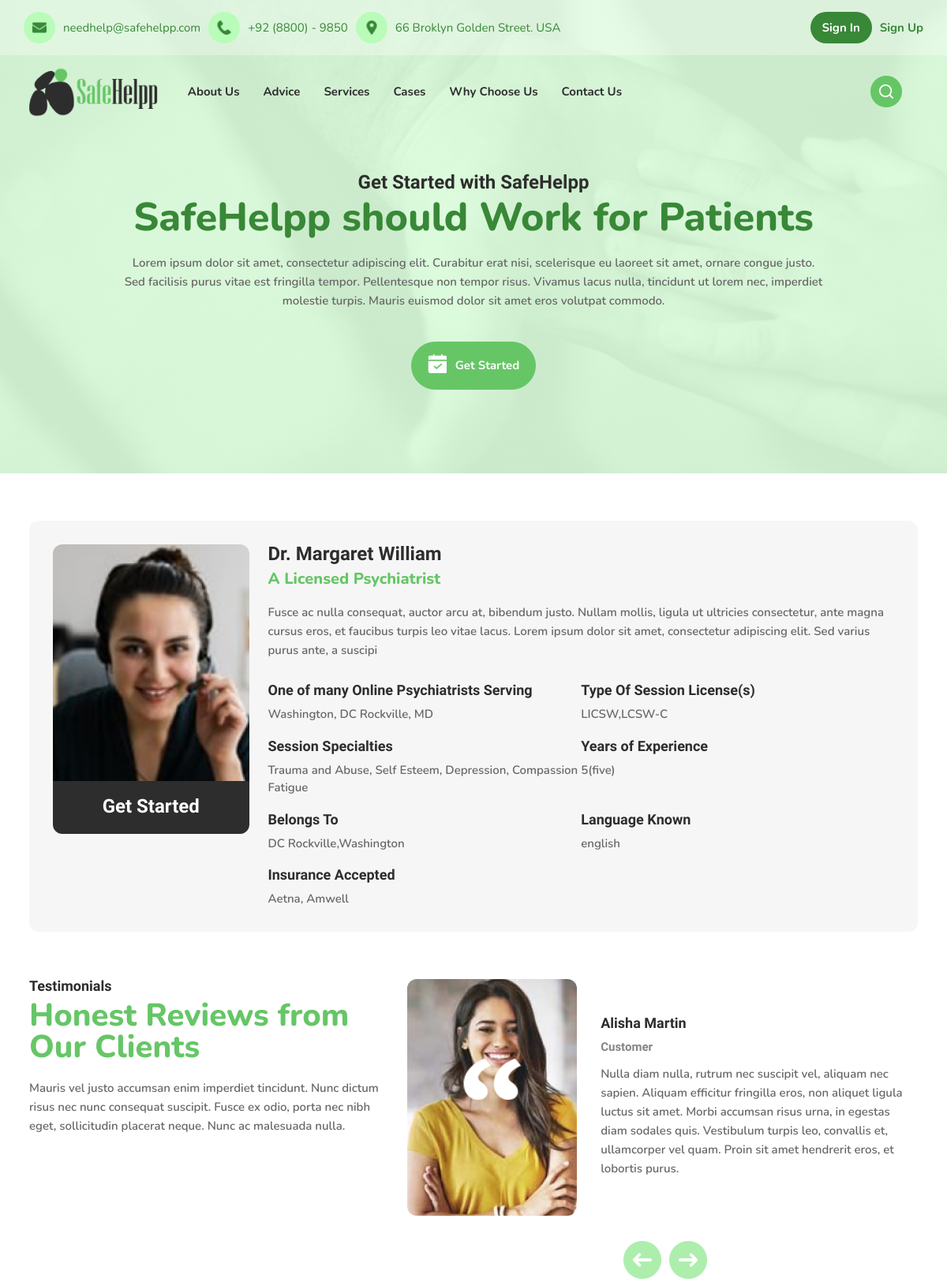
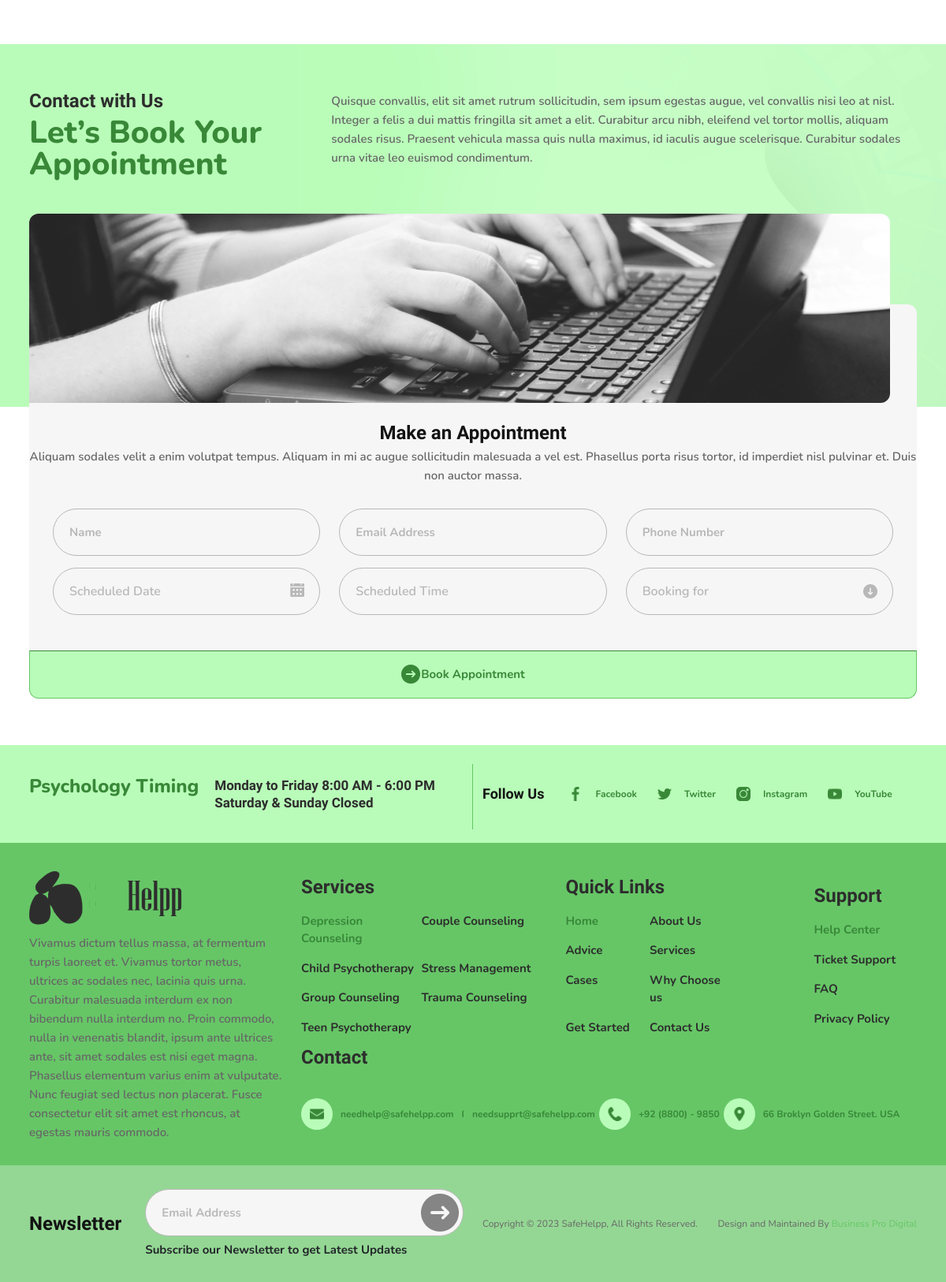
/psychiatrist/single.php?id=SH655f322253b57, run on the app's committed database (2 pictures, top to bottom).
### tables this page shows
CREATE TABLE `therapist_profile` (
  `id` int(11) NOT NULL,
  `therapist_id` varchar(255) NOT NULL,
  `profile_picture` varchar(255) DEFAULT NULL,
  `designation` varchar(255) DEFAULT NULL,
  `about_therapist` varchar(255) DEFAULT NULL,
  `state` varchar(255) DEFAULT NULL,
  `city` varchar(255) DEFAULT NULL,
  `y_o_exp` varchar(255) DEFAULT NULL,
  `language` varchar(255) DEFAULT NULL,
  `category_therapy` varchar(255) DEFAULT NULL,
  `therapist_specialty` varchar(255) DEFAULT NULL,
  `therapy_license` varchar(255) DEFAULT NULL,
  `christian_based_therapy` varchar(255) DEFAULT NULL,
  `accepted_insurance` varchar(255) DEFAULT NULL,
  `therapist_fees` varchar(255) DEFAULT NULL,
  `date` date NOT NULL
);

CREATE TABLE `therapist_register` (
  `id` int(11) NOT NULL,
  `therapist_id` varchar(255) NOT NULL,
  `user_type` varchar(255) NOT NULL,
  `register_username` varchar(255) NOT NULL,
  `register_email` varchar(255) NOT NULL,
  `register_pass` varchar(255) NOT NULL,
  `user_token` varchar(255) NOT NULL,
  `date` date NOT NULL
);

CREATE TABLE `therapist_information` (
  `id` int(11) NOT NULL,
  `therapist_id` varchar(255) NOT NULL,
  `therapist_name` varchar(255) NOT NULL,
  `therapist_email` varchar(255) NOT NULL,
  `therapist_phone` varchar(255) NOT NULL,
  `therapist_address` varchar(255) NOT NULL,
  `date` date NOT NULL
);

### controller/class/classInclude.php (called while the page is built, shortened)
<?php
class Includepath
{
    public $path;
    function __construct(){
        $base_path = 'http://localhost/safe-helpp/';
        $this->path = $base_path;
    }
    public function adminpath($admin_path){
        $path =  $this->path.$admin_path;
        return $path;
    }
    public function assetspath($assets_path){
        $path = $this->path.'assets/'.$assets_path;
        return $path ;
    }
}
?>

### controller/class/classDBcon.php (called while the page is built, shortened)
<?php
class Crud
{
function __construct()
{
$con = mysqli_connect(DB_SERVER,DB_USER,DB_PASS,DB_NAME);
$this->dbh = $con;
}
 public function read_with_condition($table,$where_condition){
    $condition = "";
    foreach($where_condition as $key=>$value){
        $condition .= $key." = '".$value."' AND ";
    }
    $condition = substr($condition, 0, -5);
    $fetch_data = mysqli_query($this->dbh,"SELECT * FROM $table WHERE  ".$condition);
     return $fetch_data;
 }
}
?>

### psychiatrist/single.php (the view, shortened to what this page needs)
<?php
include '../inc/header.php' ; ?>
<?php
if (isset($_GET['id'])) {
	$id = $_GET['id'];
	$where_condition = array('therapist_id' => $id );
}
	$fetch_obj = new Crud();
	$table = 'therapist_register';
$fetch_data = $fetch_obj->read_with_condition($table,$where_condition);
$result =  mysqli_fetch_assoc($fetch_data);
$username = $result['register_username'];
$table_profile = 'therapist_profile';
$table_info = 'therapist_information';
$profile_data = $fetch_obj->read_with_condition($table_profile,$where_condition);
$result_prof =  mysqli_fetch_assoc($profile_data);
$info_data = $fetch_obj->read_with_condition($table_info,$where_condition);
$result_info =  mysqli_fetch_assoc($info_data);
$address = $result_info['therapist_address'];
?>
 <section class="inner_banner_main" style="background-image: url(<?php echo $path_obj->assetspath("img"); ?>/inner_bg_01.jpg);">
        <div class="container text-center">
            <div class="inner_banner_text">
                <h6>Get Started with SafeHelpp</h6>
                <h2>SafeHelpp should Work for Patients</h2>
                <p>Lorem ipsum dolor sit amet, consectetur adipiscing elit. Curabitur erat nisi, scelerisque eu laoreet
                    sit amet, ornare congue justo. Sed facilisis purus vitae est fringilla tempor. Pellentesque non
                    tempor risus.
                  Vivamus lacus nulla, tincidunt ut lorem nec, imperdiet molestie turpis. Mauris euismod dolor sit
                      amet eros volutpat commodo.</p>
                <a href="#" class="a_btn appointment_icon">Get Started</a>
            </div>
        </div>
    </section>
    <section class="therapy_typ_inner">
        <div class="container">
            <div class="wapper">
                <div class="row">
                    <div class="col-md-3">
                        <div class="thearphy_profile_wapper">
                            <div class="fig_holder">
                                <figure style="background-image: url(<?php echo $path_obj->adminpath("admin/uploads"); ?>/<?php echo $result_prof['profile_picture']; ?>);"></figure>
                            </div>
                            <div class="text">
                                <a href="#">Get Started</a>
                            </div>
                        </div>
                    </div>
                    <div class="col-md-9">
                        <div class="thearphy_text_wapper">
                            <h6><?php  echo $username;?></h6>
                            <h4>A Licensed <?php echo $result_prof['designation']; ?> </h4>
                            <p><?php echo $result_prof['about_therapist']; ?></p>
                            <ul>
                                <li>
                                    <strong>One of many Online Psychiatrists Serving</strong>
                                    <?php echo $address; ?>
                                </li>
                                <li>
                                    <strong>Type Of Session License(s)</strong>
                                    <?php echo $result_prof['therapy_license']; ?>
                                </li>
                                <li>
                                    <strong>Session Specialties</strong>
                                    <?php echo $result_prof['therapist_specialty']; ?>
                                </li>
                                <li>
                                    <strong>Years of Experience</strong>
                                    <?php echo $result_prof['y_o_exp']; ?>
                                </li>
                                <li>
                                    <strong>Belongs To</strong>
                                    <?php echo $result_prof['city'] .','.$result_prof['state'] ; ?>
                                </li>
                                <li>
                                    <strong>Language Known</strong>
                                    <?php echo $result_prof['language']; ?>
                                </li>
                                <li>
                                    <strong>Insurance Accepted</strong>
                                    <?php echo $result_prof['accepted_insurance']; ?>
                                </li>
                            </ul>
                        </div>
                    </div>
                </div>
            </div>
        </div>
    </section>
    <section class="testimonials_main">
        <div class="container">
            <div class="row">
                <div class="col-md-5">
                    <div class="text">
                        <h6>Testimonials</h6>
                        <h2>Honest Reviews from Our Clients</h2>
                        <p>Mauris vel justo accumsan enim imperdiet tincidunt. Nunc dictum risus nec nunc
                            consequat suscipit. Fusce ex odio, porta nec nibh eget, sollicitudin placerat neque.
                            Nunc ac malesuada nulla.</p>
                    </div>
                </div>
                <div class="col-md-7">
                    <div class="testi_slider">
                        <div class="elemenst">
                            <div class="testi_slider_wapper">
                                <div class="profile_holder">
                                    <figure style="background-image: url(<?php echo $path_obj->assetspath("img"); ?>/testi_profile.jpg);"></figure>
                                </div>
                                <div class="text">
                                    <h6>Alisha Martin</h6>
                                    <span>Customer</span>
                                    <p>Nulla diam nulla, rutrum nec suscipit vel, aliquam nec sapien. Aliquam efficitur
                                        fringilla eros, non aliquet ligula luctus sit amet. Morbi accumsan risus urna,
                                        in
                                        egestas diam sodales quis. Vestibulum turpis leo, convallis et, ullamcorper vel
                                        quam.
                                        Proin sit amet hendrerit eros, et lobortis purus.</p>
                                </div>
                            </div>
                        </div>
                    </div>
                </div>
            </div>
        </div>
    </section>
    <section class="contact_offer_mian">
        <div class="contact_top">
            <div class="container">
                <div class="top">
                    <div class="row">
                        <div class="col-md-4">
                            <div class="text">
                                <h6>Contact with Us</h6>
                                <h2>Let’s Book Your Appointment</h2>
                            </div>
                        </div>
                        <div class="col-md-8">
                            <div class="text">
                                <p>Quisque convallis, elit sit amet rutrum sollicitudin, sem ipsum egestas augue, vel
                                    convallis nisi leo at
                                    nisl. Integer a felis a dui mattis fringilla sit amet a elit. Curabitur arcu nibh,
                                    eleifend vel tortor mollis,
                                    aliquam sodales risus. Praesent vehicula massa quis nulla maximus, id iaculis augue
                                    scelerisque.
                                    Curabitur sodales urna vitae leo euismod condimentum.</p>
                            </div>
                        </div>
                    </div>
                </div>
            </div>
        </div>
        <div class="contact_bottom_part">
            <div class="container">
                <div class="wapper">
                    <div class="fig_holder">
                        <figure style="background-image: url(<?php echo $path_obj->assetspath("img"); ?>/contact_form_img.jpg);"></figure>
                    </div>
                    <div class="contact_from_main_indedx">
                        <div class="text-center">
                            <h3>Make an Appointment</h3>
                            <p>Aliquam sodales velit a enim volutpat tempus. Aliquam in mi ac augue sollicitudin
                                malesuada a vel est. Phasellus porta risus tortor, id imperdiet nisl pulvinar et. Duis
                                non auctor massa.</p>
                        </div>
                        <form  id="booking_user_form" name="booking_user_form">
                            <div class="form_wapper">
                                <div class="row">
                                    <div class="col-md-4">
                                        <div class="form_group">
                                            <input type="text" name="booking_user_name" id="booking_user_name" placeholder="Name" required>
                                        </div>
                                    </div>
                                    <div class="col-md-4">
                                        <div class="form_group">
                                            <input type="email" name="booking_user_email" id="booking_user_email" placeholder="Email Address" required>
                                        </div>
                                    </div>
                                    <div class="col-md-4">
                                        <div class="form_group">
                                            <input type="tel" name="booking_user_phone" id="booking_user_phone" placeholder="Phone Number" required>
                                        </div>
                                    </div>
                                    <div class="col-md-4">
                                        <div class="form_group">
                                        <select name="bookling_user_date" id="bookling_user_date" required>
                                            <option value="">Scheduled Date</option>
                                        </select>
                                            <span class="date_icon"></span>
                                        </div>
                                    </div>
                                    <div class="col-md-4">
                                        <div class="form_group">
                                        <select name="booking_scheduled_time" id="booking_scheduled_time" required>
                                                <option value="">Scheduled Time</option>
                                            </select>
                                        </div>
                                    </div>
                                    <div class="col-md-4">
                                        <div class="form_group">
                                            <select name="booking_for" id="booking_for" required>
                                                <option value="">Booking for</option>
                                            </select>
                                            <span class="drop_down_arow"></span>
                                        </div>
                                    </div>
                                </div>
                                <div class="button_section">
                                    <button class="a_btn" type="submit" name="submit" id="submit">Book Appointment</button>
                                </div>
                            </div>
                        </form>
                    </div>
                </div>
            </div>
        </div>
    </section>
<?php include '../inc/footer.php' ; ?>

### data on the page
therapist_profile: profile_picture (picture), designation "Psychiatrist", about_therapist "Fusce ac nulla consequat, auctor arcu at, bibendum justo. Nullam mollis, ligula ut ultricies consectetur, ante magna cursus eros, et faucibus turpis leo vitae lacus. Lorem ipsum dolor sit amet, consectetur adipiscing elit. Sed varius purus ante, a suscipi", therapy_license "LICSW,LCSW-C", therapist_specialty "Trauma and Abuse, Self Esteem, Depression, Compassion Fatigue", y_o_exp "5(five)", city "DC Rockville", state "Washington", language "english", accepted_insurance "Aetna, Amwell"
therapist_register: register_username "Dr. Margaret William"
therapist_information: therapist_address "Washington, DC Rockville, MD"
